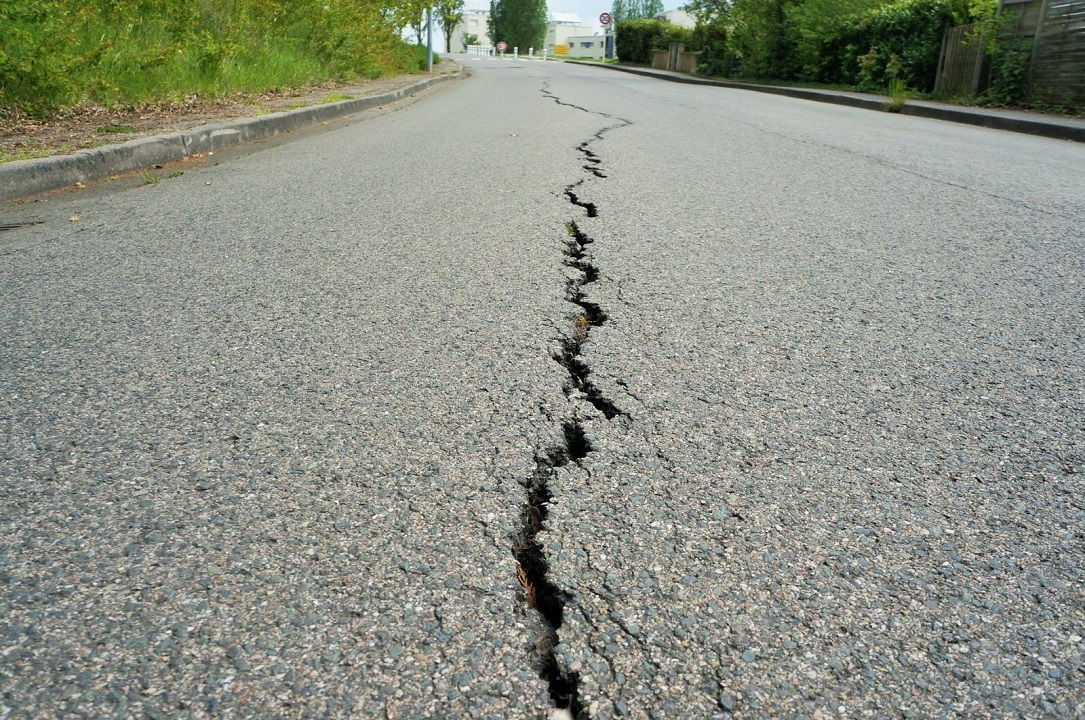
#> input picture Resources/fissure.jpg, 1085 x 720 px
$ python detectCrack_kmean.py
#> lines starting #> are read from the running program, lines starting #| are printed output that depends on the picture; long printed decimals are rounded
import cv2
import numpy as np
import matplotlib.pyplot as plt

from sklearn.cluster import KMeans

path='Resources/fissure.jpg'

img=cv2.imread(path)
#> img is the input picture: shape (720, 1085, 3); mean B, G, R 131.5, 143.8, 139.8

# Reshape X into tensor2D: (width x heigth, n_channels)
X=img.reshape((-1, 3))

# Kmeans clustering with 3 clusters
kmeans = KMeans(n_clusters=3, random_state=0).fit(X)
print('Centers found by scikit-learn:')
print(kmeans.cluster_centers_)
#| [[119.284  129.625 126.693]
#|  [170.363 178.066 175.513]
#|  [ 39.325  71.189  59.806]]
pred_label = kmeans.predict(X)

# Reshape pred_label
X_img = pred_label.reshape(img.shape[:2])
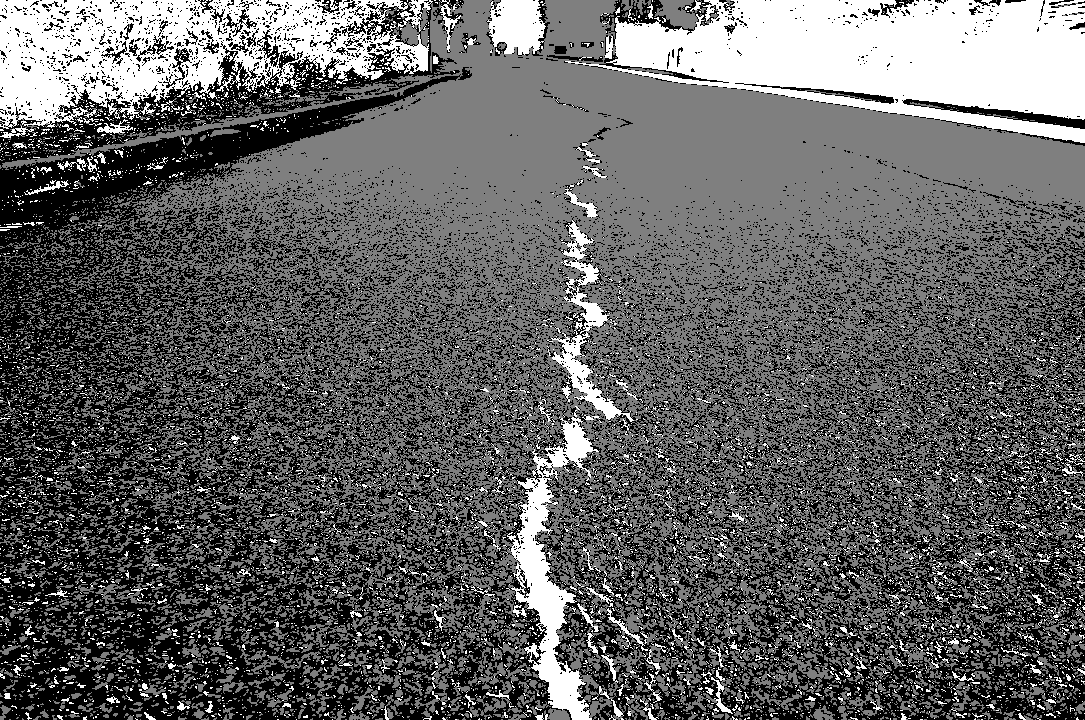
#> X_img: shape (720, 1085) int32; min 0, max 2, mean 0.769; drawn with min black and max white


# # Display image clustering using openCV
# X_img = X_img.astype(np.uint8)
# cv2.imshow("k-Mean Clustering Image",X_img)
# cv2.waitKey(0)

# Display image clustering using subplot
#plt.subplots() is a function that returns a tuple containing a figure and axes object(s).
# Thus when using fig, ax = plt.subplots() you unpack this tuple into the variables fig and ax.
# Having fig is useful if you want to change figure-level attributes or save the figure as an
# image file later (e.g. with fig.savefig('yourfilename.png')).
# You certainly don't have to use the returned figure object but many people do use it later
# so it's common to see. Also, all axes objects (the objects that have plotting methods),
# have a parent figure object anyway,
fg, ax = plt.subplots(1, 2, figsize = (8, 4)) # 1 row, 2 columns
for i, image in enumerate([img, X_img]):
  ax[i].imshow(image)
  if i == 0:
    ax[i].set_title('Origin Image')
  else:
    ax[i].set_title('k-Mean clustering Image')
#> this loop made 2 passes

plt.show()
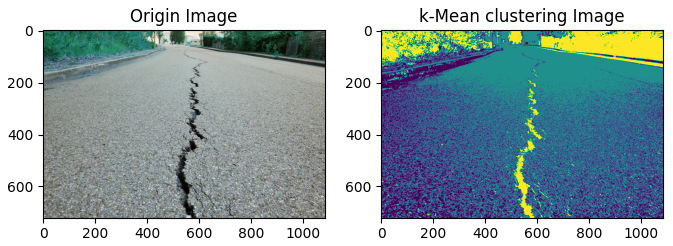
#> figure drawn by matplotlib, 2 panels; B, G, R data is drawn as R, G, B

$ run again, with Resources/crack1.jpg copied over Resources/fissure.jpg
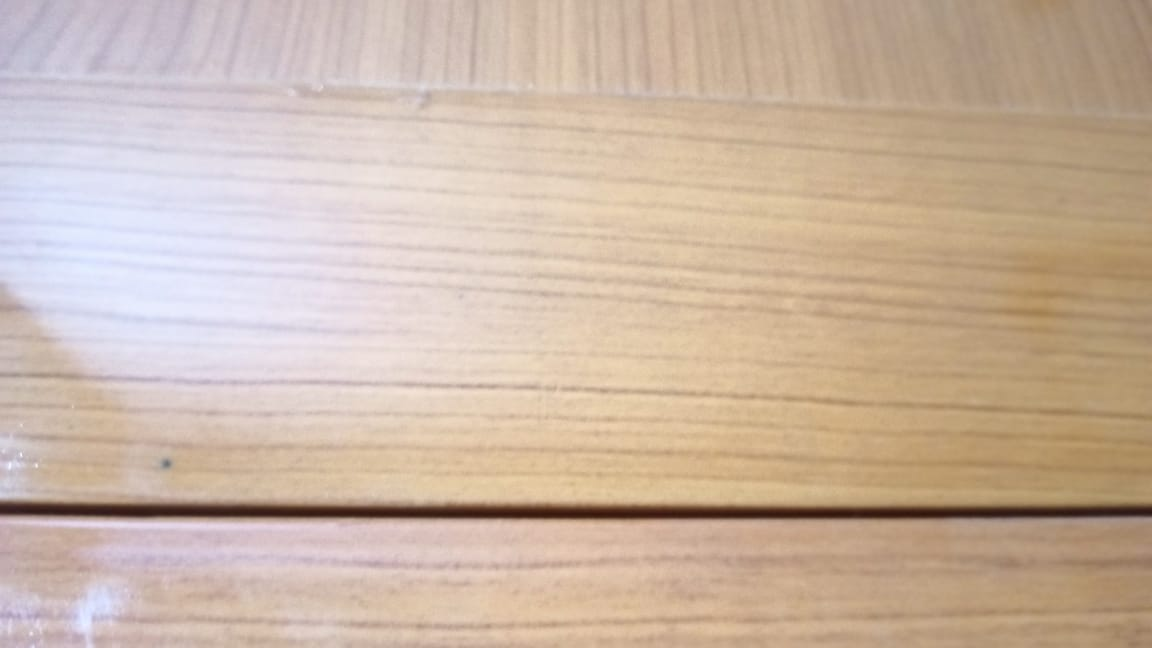
#> input picture Resources/crack1.jpg, 1152 x 648 px
#> img is the input picture: shape (648, 1152, 3); mean B, G, R 165.4, 182.5, 203.6
#| [[133.581 163.561 190.955 ]
#|  [ 38.229  51.281  80.233]
#|  [198.020 203.858 219.267]]
#> `X_img = pred_label.reshape(img.shape[:2])`:
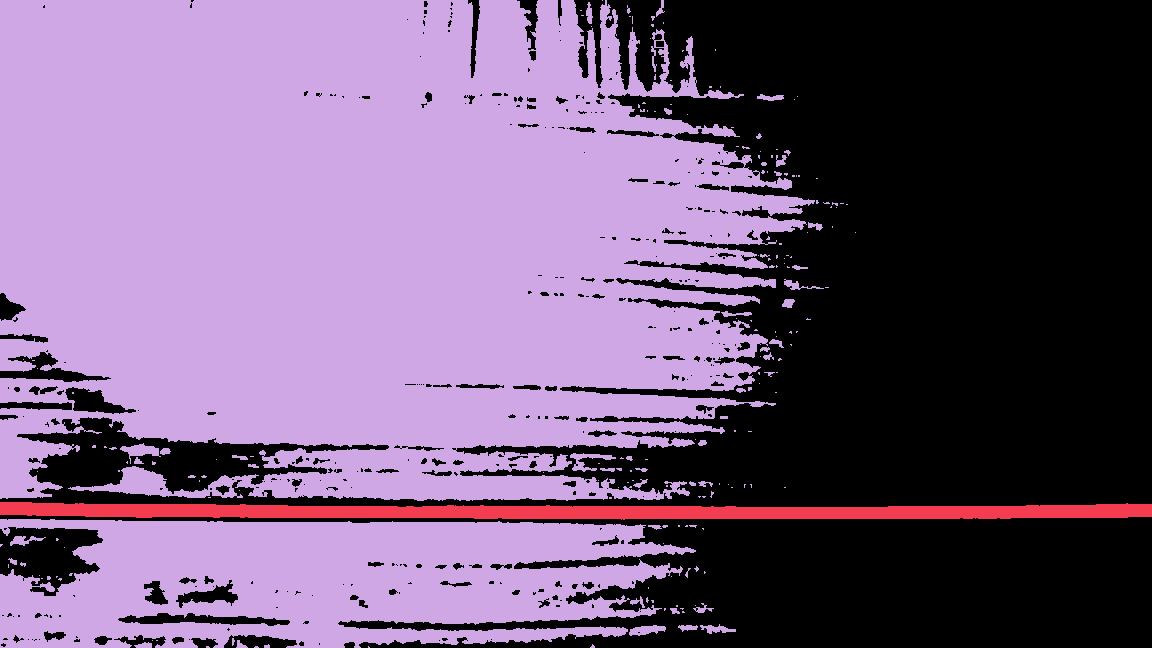
#> X_img: shape (648, 1152) int32; 3 distinct labels, from 0 to 2; one colour per label, 0 black
#> the loop `for i, image in enumerate([img, X_img]):` made 2 passes
#> `plt.show()`:
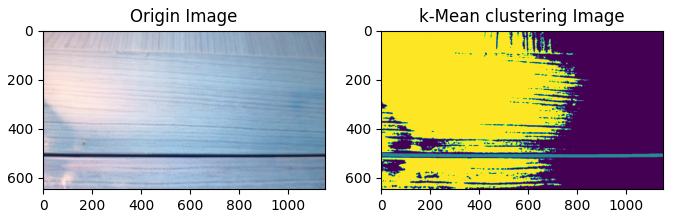
#> figure drawn by matplotlib, 2 panels; B, G, R data is drawn as R, G, B
